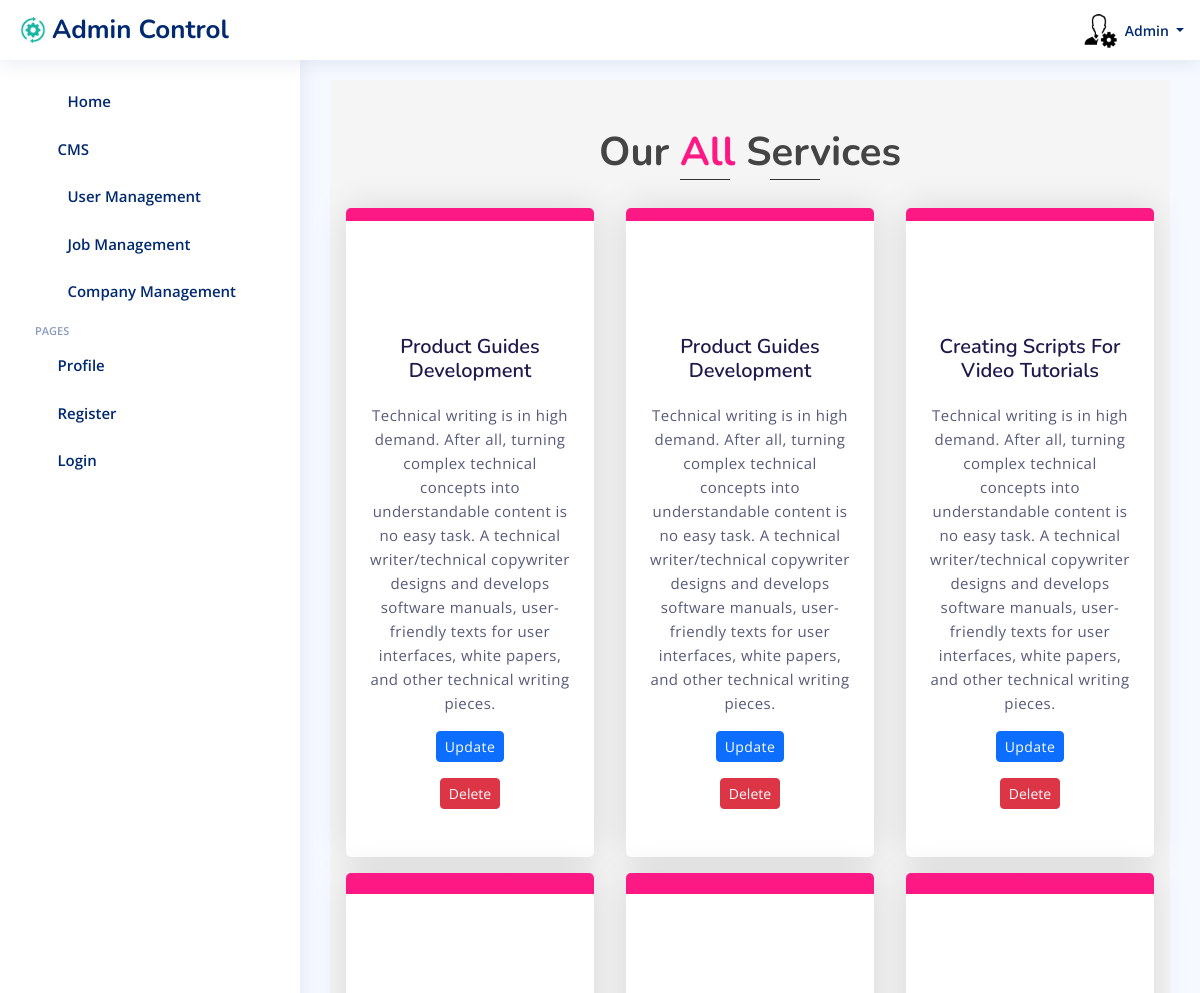
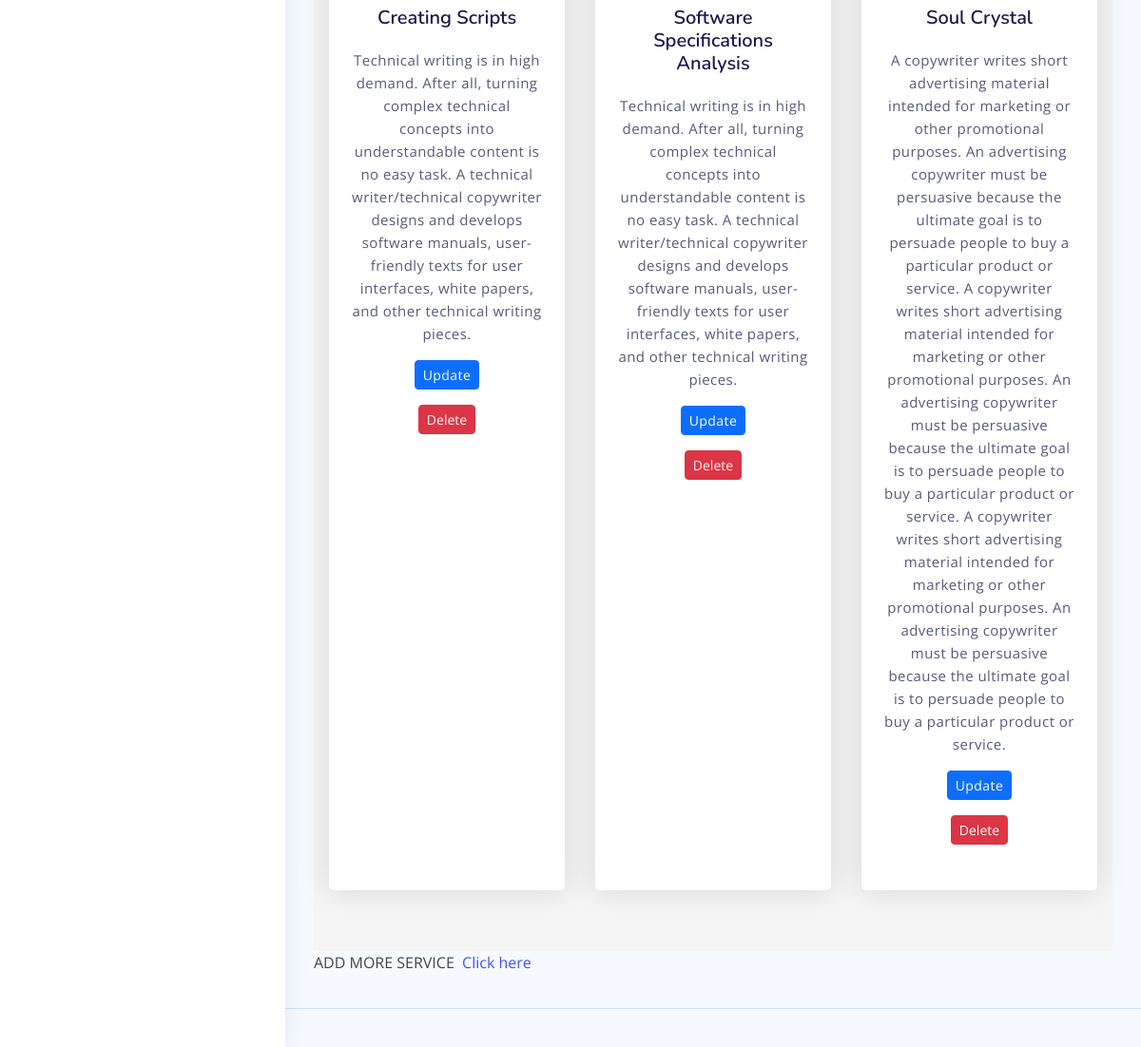
The app's page /admincontrol/all_service/ (signed in) with its own data (2 pictures, top to bottom).
### admincontrol/models.py (models this page shows, shortened)
class Service(models.Model):
    title = models.CharField(max_length=255,blank=True,null=True)
    icons=models.ForeignKey(IconServices,on_delete=models.CASCADE,blank=True,null=True,default="")
    description = models.TextField()
    updated_at = models.DateTimeField(auto_now=True)

class IconServices(models.Model):
    icon = models.CharField(max_length=200,blank=True,null=True)
    updated_at = models.DateTimeField(auto_now=True)
    def __str__(self):
        return self.icon

### admincontrol/views.py (the view)
# urls.py: path('all_service/', views.ServiceAllView.as_view(), name='all_service'),
class ServiceAllView(ListView):
    model = Service
    template_name = 'admin/serviceall.html'
    context_object_name ='services'

### templates/admin/serviceall.html (shortened to what this page needs)
{% load static %}
{% load widget_tweaks %}
<html lang="en">
<head>
<link href="https://cdn.jsdelivr.net/npm/bootstrap@5.3.0/dist/css/bootstrap.min.css" rel="stylesheet">
  <link rel="stylesheet" href="https://cdn.jsdelivr.net/npm/bootstrap@4.0.0/dist/css/bootstrap.min.css">
  <link href="{% static 'css/bootstrap/css/bootstrap.min.css' %}" rel="stylesheet">
  <link href="{% static 'css/bootstrap-icons/bootstrap-icons.css' %}" rel="stylesheet">
  <link href="{% static 'css/boxicons/css/boxicons.min.css' %} " rel="stylesheet">
  <link href="{% static 'css/quill/quill.snow.css' %} " rel="stylesheet">
  <link href="{% static 'css/quill/quill.bubble.css' %}" rel="stylesheet">
  <link href="{% static 'css/remixicon/remixicon.css' %}" rel="stylesheet">
  <link href="{% static 'css/simple-datatables/style.css' %}" rel="stylesheet">
  <link href="{% static 'css/css/style.css' %}" rel="stylesheet">
</head>
<body>
{% block header %}
{% if request.user.is_admin %}
  <header id="header" class="header fixed-top d-flex align-items-center">
        <div class="d-flex align-items-center justify-content-between">
            <a href="index.html" class="logo d-flex align-items-center">
                <img src="{% static 'img/img/setadmin.png' %}" alt="">
                <span class="d-none d-lg-block">Admin Control</span>
            </a>
            <i class="bi bi-list toggle-sidebar-btn"></i>
        </div>
            <nav class="header-nav ms-auto">
            <ul class="d-flex align-items-center">
                <li class="nav-item dropdown">
                <a class="nav-link nav-icon" href="#" data-bs-toggle="dropdown">
                    <i class="bi bi-bell"></i>
                </a>
                </li>
                {% block sendToreciveemp %}
                <li class="nav-item dropdown">
                    <a class="nav-link nav-icon" href="#" id="messagesDropdown" role="button" data-bs-toggle="dropdown" aria-expanded="false">
                        <i class="bi bi-chat-left-text"></i>
                    </a>
                </li>
                {% endblock %}
                <li class="nav-item dropdown pe-3">
                <a class="nav-link nav-profile d-flex align-items-center pe-0" href="#" data-bs-toggle="dropdown">
                        <img src="{% static 'img/dashboard/admin.png' %}" alt="Default Profile Picture">
                    <span class="d-none d-md-block dropdown-toggle ps-2">Admin </span>
                </a>
                </li>
            </ul>
            </nav>
  </header>
{% endif %}
  {% endblock header %}
{% block sidebar %}
{% if request.user.is_admin %}
<aside id="sidebar" class="sidebar">
  <ul class="sidebar-nav" id="sidebar-nav">
      <li class="nav-item">
        <a class="nav-link collapsed"  href="{% url "admin_dash" %}">
          <i class="bi bi-journal-text"></i> <span>Home</span>
        </a>
      </li>
      <li class="nav-item">
          <a class="nav-link collapsed" data-bs-target="#charts-nav" data-bs-toggle="collapse" href="{% url "jobseeker_dash" %}">
            <i class="bi bi-bar-chart"></i><span>CMS</span><i class="bi bi-chevron-down ms-auto"></i>
          </a>
      </li>
      <li class="nav-item">
          <a class="nav-link collapsed"  href="{% url "restrict_users" %}">
            <i class="bi bi-journal-text"></i> <span>User Management</span>
          </a>
      </li>
      <li class="nav-item">
          <a class="nav-link collapsed"  href="{% url "restrict_jobs" %}">
              <i class="bi bi-journal-text"></i> <span>Job Management</span>
          </a>
      </li>
      <li class="nav-item">
        <a class="nav-link collapsed"  href="{% url "restrict_company" %}">
          <i class="bi bi-journal-text"></i> <span>Company Management</span>
        </a>
      </li>
    <li class="nav-heading">Pages</li>
    <li class="nav-item">
      <a class="nav-link collapsed" href="{% url "update_profile_job" %}">
        <i class="bi bi-person"></i>
        <span>Profile</span>
      </a>
    </li>
    <li class="nav-item">
      <a class="nav-link collapsed" href="{% url "register_seeker" %}">
        <i class="bi bi-card-list"></i>
        <span>Register</span>
      </a>
    </li>
    <li class="nav-item">
      <a class="nav-link collapsed" href="{% url "login_user" %}">
        <i class="bi bi-box-arrow-in-right"></i>
        <span>Login</span>
      </a>
    </li>
  </ul>
</aside>
{% endif %}
{% endblock  %}
  {% block main %}
  {% if request.user.is_admin %}
  <main id="main" class="main">
    <section class="section profile">
        <div class="ever">
              <section id="advertisers" class="advertisers-service-sec pt-5 pb-5">
                <div class="container">
                  <div class="row">
                    <div class="section-header text-center">
                      <h2 class="fw-bold fs-1">
                        Our
                        <span class="b-class-secondary">All </span>Services
                      </h2>
                    </div>
                  </div>
                  <div class="row mt-5 mt-md-4 row-cols-1 row-cols-sm-1 row-cols-md-3 justify-content-center">
                    {% for d in services %}
                    <div class="col" id="service-{{ d.id }}">
                      <div class="service-card">
                        <div class="icon-wrapper">
                          <i class="{{ d.icons }}"></i>
                        </div>
                        <h3>{{ d.title }}</h3>
                        <p>{{ d.description }}</p>
                        <p>
                          <a href="{% url 'service_update' pk=d.id %}" class="btn btn-primary btn-sm">Update</a>
                        </p>
                        <p>
                          <button class="btn btn-danger btn-sm" data-bs-toggle="modal" data-bs-target="#exampleModal" data-service-id="{{ d.id }}">Delete</button>                          </p>
                      </div>
                    </div>
                    {% endfor %}
                  </div>
                </div>
              </section>
          </div>
          <p> ADD MORE SERVICE&nbsp&nbsp<a href="{% url "service_section" %}">Click here</a> </p>
    </section>
</main>
{% endif %}
  {% endblock  %}
  {% block footer %}
  <footer id="footer" class="footer">
  </footer>
  {% endblock footer %}
  {% block script %}
  <link rel="stylesheet" href="https://ajax.googleapis.com/ajax/libs/jqueryui/1.12.1/themes/smoothness/jquery-ui.css">
  {% endblock %}
</body>
</html>

### static/css/css/style.css (style rules this page uses)
:root { scroll-behavior: smooth; }
body { font-family: "Open Sans", sans-serif; background: #f6f9ff; color: #444444; }
a { color: #4154f1; text-decoration: none; }
h1, h2, h3, h4, h5, h6 { font-family: "Nunito", sans-serif; }
#main { margin-top: 60px; padding: 20px 30px; transition: all 0.3s; }
.logo { line-height: 1; }
@media (min-width: 1200px) { .logo { width: 280px; } }
.logo img { max-height: 26px; margin-right: 6px; }
.logo span { font-size: 26px; font-weight: 700; color: #012970; font-family: "Nunito", sans-serif; }
.header { transition: all 0.5s; z-index: 997; height: 60px; box-shadow: 0px 2px 20px rgba(1, 41, 112, 0.1); background-color: #fff; padding-left: 20px; }
.header .toggle-sidebar-btn { font-size: 32px; padding-left: 10px; cursor: pointer; color: #012970; }
.header-nav ul { list-style: none; }
.header-nav>ul { margin: 0; padding: 0; }
.header-nav .nav-icon { font-size: 22px; color: #012970; margin-right: 25px; position: relative; }
.header-nav .nav-profile { color: #012970; }
.header-nav .nav-profile img { max-height: 36px; }
.header-nav .nav-profile span { font-size: 14px; font-weight: 600; }
.sidebar { position: fixed; top: 60px; left: 0; bottom: 0; width: 300px; z-index: 996; transition: all 0.3s; padding: 20px; overflow-y: auto; scrollbar-width: thin; scrollbar-color: #aab7cf transparent; box-shadow: 0px 0px 20px rgba(1, 41, 112, 0.1); background-color: #fff; }
@media (min-width: 1200px) { #main, #footer { margin-left: 300px; } }
.sidebar-nav { padding: 0; margin: 0; list-style: none; }
.sidebar-nav li { padding: 0; margin: 0; list-style: none; }
.sidebar-nav .nav-item { margin-bottom: 5px; }
.sidebar-nav .nav-heading { font-size: 11px; text-transform: uppercase; color: #899bbd; font-weight: 600; margin: 10px 0 5px 15px; }
.sidebar-nav .nav-link { display: flex; align-items: center; font-size: 15px; font-weight: 600; color: #4154f1; transition: 0.3; background: #f6f9ff; padding: 10px 15px; border-radius: 4px; }
.sidebar-nav .nav-link i { font-size: 16px; margin-right: 10px; color: #4154f1; }
.sidebar-nav .nav-link.collapsed { color: #012970; background: #fff; }
.sidebar-nav .nav-link.collapsed i { color: #899bbd; }
.sidebar-nav .nav-link .bi-chevron-down { margin-right: 0; transition: transform 0.2s ease-in-out; }
.footer { padding: 20px 0; font-size: 14px; transition: all 0.3s; border-top: 1px solid #cddfff; }

### templates/admin/serviceall.html (style rules this page uses)
.advertisers-service-sec { background-color: #f5f5f5; }
.advertisers-service-sec span { color: rgb(255, 23, 131); }
.advertisers-service-sec .col { padding: 0 1em 1em 1em; text-align: center; }
.advertisers-service-sec .service-card { width: 100%; height: 100%; padding: 2em 1.5em; border-radius: 5px; box-shadow: 0 0 35px rgba(0, 0, 0, 0.12); cursor: pointer; transition: 0.5s; position: relative; z-index: 2; overflow: hidden; background: #fff; }
.advertisers-service-sec .service-card::after { content: ""; width: 100%; height: 100%; background: linear-gradient(#0dcaf0, rgb(255, 23, 131)); position: absolute; left: 0%; top: -98%; z-index: -2; transition: all 0.4s cubic-bezier(0.77, -0.04, 0, 0.99); }
.advertisers-service-sec h3 { font-size: 20px; text-transform: capitalize; font-weight: 600; color: #1f194c; margin: 1em 0; z-index: 3; }
.advertisers-service-sec p { color: #575a7b; font-size: 15px; line-height: 1.6; letter-spacing: 0.03em; z-index: 3; }
.advertisers-service-sec .icon-wrapper { background-color: #2c7bfe; position: relative; margin: auto; font-size: 30px; height: 2.5em; width: 2.5em; color: #ffffff; border-radius: 50%; display: grid; place-items: center; transition: 0.5s; z-index: 3; }
.service-card .icon-wrapper { background-color: #ffffff; color: rgb(255, 23, 131); }

### records on screen
Service: title "Product Guides Development", description "Technical writing is in high demand. After all, turning complex technical concepts into understandable content is no easy task. A technical writer/technical copywriter designs and develops software manuals, user-friendly texts for user interfaces, white papers, and other technical writing pieces."
Service: title "Product Guides Development", description "Technical writing is in high demand. After all, turning complex technical concepts into understandable content is no easy task. A technical writer/technical copywriter designs and develops software manuals, user-friendly texts for user interfaces, white papers, and other technical writing pieces."
Service: title "Creating Scripts For Video Tutorials", description "Technical writing is in high demand. After all, turning complex technical concepts into understandable content is no easy task. A technical writer/technical copywriter designs and develops software manuals, user-friendly texts for user interfaces, white papers, and other technical writing pieces."
Service: title "Creating Scripts", description "Technical writing is in high demand. After all, turning complex technical concepts into understandable content is no easy task. A technical writer/technical copywriter designs and develops software manuals, user-friendly texts for user interfaces, white papers, and other technical writing pieces."
Service: title "Software Specifications Analysis", description "Technical writing is in high demand. After all, turning complex technical concepts into understandable content is no easy task. A technical writer/technical copywriter designs and develops software manuals, user-friendly texts for user interfaces, white papers, and other technical writing pieces."
Service: title "Soul Crystal", description "A copywriter writes short advertising material intended for marketing or other promotional purposes. An advertising copywriter must be persuasive because the ultimate goal is to persuade people to buy a particular product or service. A copywriter writes short advertising material intended for marketing or other promotional purposes. An advertising copywriter must be persuasive because the ultimate goal is to persuade people to buy a particular product or service. A copywriter writes short advertising material intended for marketing or other promotional purposes. An advertising copywriter must be persuasive because the ultimate goal is to persuade people to buy a particular product or…"
